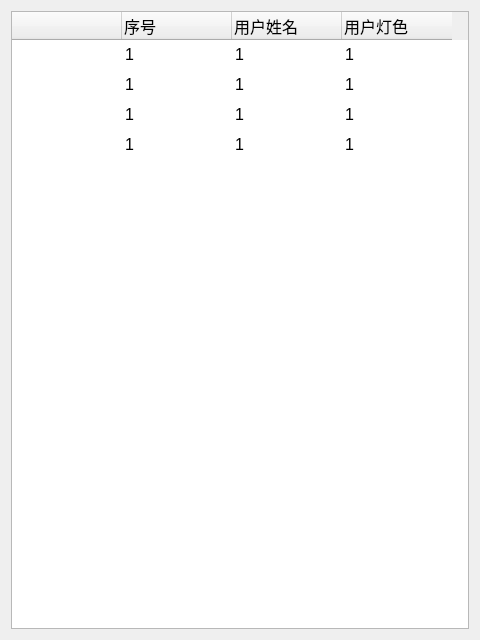
<?xml version="1.0" encoding="UTF-8"?>
<ui version="4.0">
 <class>select_all_user</class>
 <widget class="QWidget" name="select_all_user">
  <property name="geometry">
   <rect>
    <x>0</x>
    <y>0</y>
    <width>480</width>
    <height>640</height>
   </rect>
  </property>
  <property name="windowTitle">
   <string>查看用户列表</string>
  </property>
  <layout class="QHBoxLayout" name="horizontalLayout_2">
   <item>
    <widget class="QTableWidget" name="tableWidget">
     <property name="sizePolicy">
      <sizepolicy hsizetype="Expanding" vsizetype="Expanding">
       <horstretch>0</horstretch>
       <verstretch>0</verstretch>
      </sizepolicy>
     </property>
     <property name="font">
      <font>
       <pointsize>12</pointsize>
      </font>
     </property>
     <property name="layoutDirection">
      <enum>Qt::LeftToRight</enum>
     </property>
     <property name="autoFillBackground">
      <bool>false</bool>
     </property>
     <property name="horizontalScrollMode">
      <enum>QAbstractItemView::ScrollPerItem</enum>
     </property>
     <property name="gridStyle">
      <enum>Qt::NoPen</enum>
     </property>
     <property name="rowCount">
      <number>4</number>
     </property>
     <property name="columnCount">
      <number>4</number>
     </property>
     <attribute name="horizontalHeaderVisible">
      <bool>true</bool>
     </attribute>
     <attribute name="horizontalHeaderCascadingSectionResizes">
      <bool>true</bool>
     </attribute>
     <attribute name="horizontalHeaderMinimumSectionSize">
      <number>24</number>
     </attribute>
     <attribute name="horizontalHeaderDefaultSectionSize">
      <number>110</number>
     </attribute>
     <attribute name="horizontalHeaderHighlightSections">
      <bool>true</bool>
     </attribute>
     <attribute name="horizontalHeaderShowSortIndicator" stdset="0">
      <bool>false</bool>
     </attribute>
     <attribute name="horizontalHeaderStretchLastSection">
      <bool>false</bool>
     </attribute>
     <attribute name="verticalHeaderVisible">
      <bool>false</bool>
     </attribute>
     <attribute name="verticalHeaderCascadingSectionResizes">
      <bool>false</bool>
     </attribute>
     <attribute name="verticalHeaderHighlightSections">
      <bool>false</bool>
     </attribute>
     <attribute name="verticalHeaderShowSortIndicator" stdset="0">
      <bool>false</bool>
     </attribute>
     <attribute name="verticalHeaderStretchLastSection">
      <bool>false</bool>
     </attribute>
     <row>
      <property name="text">
       <string>1</string>
      </property>
     </row>
     <row>
      <property name="text">
       <string>新建行</string>
      </property>
     </row>
     <row>
      <property name="text">
       <string>1</string>
      </property>
     </row>
     <row/>
     <column>
      <property name="text">
       <string/>
      </property>
     </column>
     <column>
      <property name="text">
       <string>序号</string>
      </property>
      <property name="textAlignment">
       <set>AlignLeading|AlignVCenter</set>
      </property>
     </column>
     <column>
      <property name="text">
       <string>用户姓名</string>
      </property>
      <property name="textAlignment">
       <set>AlignLeading|AlignVCenter</set>
      </property>
     </column>
     <column>
      <property name="text">
       <string>用户灯色</string>
      </property>
      <property name="font">
       <font>
        <kerning>true</kerning>
       </font>
      </property>
      <property name="textAlignment">
       <set>AlignLeading|AlignVCenter</set>
      </property>
     </column>
     <item row="0" column="0">
      <property name="text">
       <string/>
      </property>
     </item>
     <item row="0" column="1">
      <property name="text">
       <string>1</string>
      </property>
     </item>
     <item row="0" column="2">
      <property name="text">
       <string>1</string>
      </property>
     </item>
     <item row="0" column="3">
      <property name="text">
       <string>1</string>
      </property>
     </item>
     <item row="1" column="1">
      <property name="text">
       <string>1</string>
      </property>
     </item>
     <item row="1" column="2">
      <property name="text">
       <string>1</string>
      </property>
     </item>
     <item row="1" column="3">
      <property name="text">
       <string>1</string>
      </property>
     </item>
     <item row="2" column="1">
      <property name="text">
       <string>1</string>
      </property>
     </item>
     <item row="2" column="2">
      <property name="text">
       <string>1</string>
      </property>
     </item>
     <item row="2" column="3">
      <property name="text">
       <string>1</string>
      </property>
     </item>
     <item row="3" column="1">
      <property name="text">
       <string>1</string>
      </property>
     </item>
     <item row="3" column="2">
      <property name="text">
       <string>1</string>
      </property>
     </item>
     <item row="3" column="3">
      <property name="text">
       <string>1</string>
      </property>
     </item>
    </widget>
   </item>
  </layout>
 </widget>
 <resources/>
 <connections/>
</ui>
